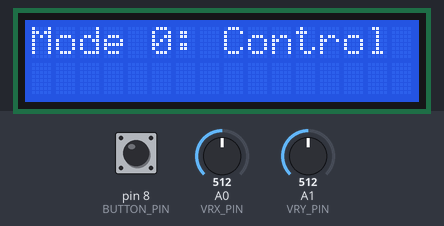
Recording of a sketch running on a simulated Arduino Uno, built with avr-gcc and run on an emulated ATmega328P. On the bench: 16×2 character LCD. Inputs (shaded band) come from the test bench; at power-on: pin 8 (BUTTON_PIN) HIGH, A0 (VRX_PIN) = 512, A1 (VRY_PIN) = 512. What the sketch prints to the serial monitor is not drawn.

Above: at 5.2 s.
At 8.4 s:
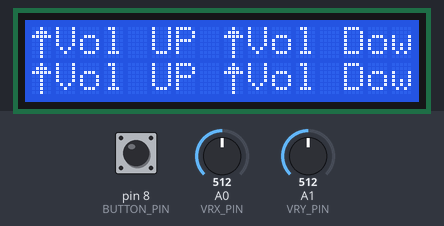
8.5 s: pin 8 (BUTTON_PIN) pulled LOW for 1 s
At 8.88 s:
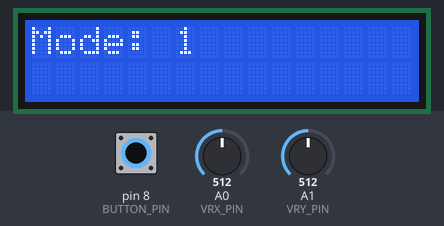
11.0 s: pin 8 (BUTTON_PIN) pulled LOW for 3.2 s
At 11.19 s:
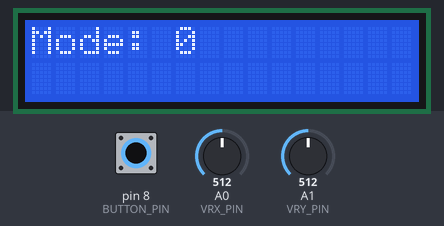
17.2 s: A0 (VRX_PIN) set to 213
18.7 s: A0 (VRX_PIN) set to 191
20.9 s: A0 (VRX_PIN) set to 210
23.9 s: A1 (VRY_PIN) set to 210
26.9 s: A1 (VRY_PIN) set to 188
Timing chart, 0 to 29.9 s (numbered marks = the images above; inputs shaded):
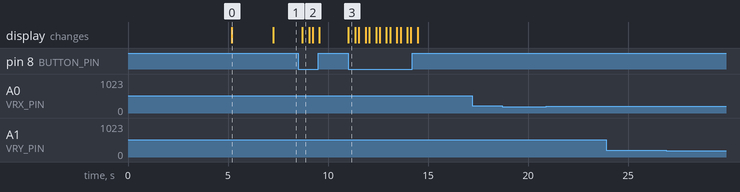

The sketch:

rfid_switchcase_joystick_withdisplay.ino
```cpp
#include <SPI.h>
#include <MFRC522.h>
#include <Wire.h>
#include <LiquidCrystal_I2C.h>

const int VRX_PIN = A0;    // Joystick X-axis
const int VRY_PIN = A1;    // Joystick Y-axis
const int BUTTON_PIN = 8;  // Button pin
const int LEFT_THRESHOLD = 200;
const int RIGHT_THRESHOLD = 850;
const int UP_THRESHOLD = 850;
const int DOWN_THRESHOLD = 200;

int xValue = 0;
int yValue = 0;
int buttonState = 0;
int mode = 0;  // Variable to keep track of the mode

#define SS_PIN 10
#define RST_PIN 9
MFRC522 mfrc522(SS_PIN, RST_PIN);  // Create MFRC522 instance

LiquidCrystal_I2C lcd(0x27, 16, 2);  // Set the LCD address to 0x27 for a 16 chars and 2 line display

// Define the custom characters for the arrows
byte upArrow[8] = {
  0b00100,
  0b01110,
  0b11111,
  0b00100,
  0b00100,
  0b00100,
  0b00100,
  0b00100
};

byte downArrow[8] = {
  0b00100,
  0b00100,
  0b00100,
  0b00100,
  0b11111,
  0b01110,
  0b00100,
  0b00000
};

byte leftArrow[8] = {
  0b00100,
  0b01100,
  0b11100,
  0b11111,
  0b11100,
  0b01100,
  0b00100,
  0b00000
};

byte rightArrow[8] = {
  0b00100,
  0b00110,
  0b00111,
  0b11111,
  0b00111,
  0b00110,
  0b00100,
  0b00000
};

bool hasRun = false;

void setup() {
  Serial.begin(9600);  // Start serial communication at 9600 baud
  pinMode(VRX_PIN, INPUT);
  pinMode(VRY_PIN, INPUT);
  pinMode(BUTTON_PIN, INPUT_PULLUP);  // Set button pin as input with pull-up resistor
  SPI.begin();                        // Init SPI bus
  mfrc522.PCD_Init();                 // Init MFRC522
  lcd.init();                         // Initialize the LCD
  lcd.backlight();                    // Turn on the backlight

  // Create the custom characters
  lcd.createChar(0, upArrow);
  lcd.createChar(1, downArrow);
  lcd.createChar(2, leftArrow);
  lcd.createChar(3, rightArrow);

  // Display the initial message
  lcd.setCursor(0, 0);
  lcd.print(" SCAN  RFID  TO ");
  lcd.setCursor(0, 1);
  lcd.print("   UNLOCK  PC   ");
  delay(5000);  // Display message for 5 seconds
  lcd.clear();
  lcd.setCursor(0, 0);
  lcd.print("Mode 0: Control");
  delay(2000);  // Display mode message for 2 seconds
  lcd.clear();
  lcd.setCursor(0, 0);
  lcd.write(byte(0));
  lcd.print("Vol UP");
  lcd.setCursor(8, 0);
  lcd.write(byte(0));
  lcd.print("Vol Down");
  lcd.setCursor(0, 1);
  lcd.write(byte(0));
  lcd.print("Vol UP");
  lcd.setCursor(8, 1);
  lcd.write(byte(0));
  lcd.print("Vol Down");
}

void loop() {
  sendJoystickCommand();
  checkRFID();
  delay(100);
}

void sendJoystickCommand() {
  xValue = analogRead(VRX_PIN);
  yValue = analogRead(VRY_PIN);
  buttonState = digitalRead(BUTTON_PIN);

  if (buttonState == LOW) {
    mode = (mode + 1) % 3;  // Cycle through 3 modes

    lcd.clear();
    lcd.print("Mode: ");
    lcd.print(mode);
    delay(300);  // Debounce delay
  }

  String command = "";

  switch (mode) {
    case 0:
      lcd.clear();
      lcd.setCursor(0, 0);
      lcd.write(byte(0));
      lcd.print("Vol UP");
      lcd.setCursor(8, 0);
      lcd.write(byte(0));
      lcd.print("Vol Down");
      lcd.setCursor(0, 1);
      lcd.write(byte(0));
      lcd.print("Vol UP");
      lcd.setCursor(8, 1);
      lcd.write(byte(0));
      lcd.print("Vol Down");
      //holdScreen();
      if (xValue > UP_THRESHOLD) {
        command = "x1";  // Volume Up
      } else if (xValue < DOWN_THRESHOLD) {
        command = "x2";  // Volume Down
      } else if (yValue > RIGHT_THRESHOLD) {
        command = "y1";  // Volume Up
      } else if (yValue < LEFT_THRESHOLD) {
        command = "y2";  // Volume Down
      }
      delay(50);
      break;
    case 1:
      lcd.clear();
      lcd.setCursor(0, 0);
      lcd.write(byte(0));
      lcd.print("Vol UP");
      lcd.setCursor(8, 0);
      lcd.write(byte(0));
      lcd.print("Vol Down");
      lcd.setCursor(0, 1);
      lcd.write(byte(0));
      lcd.print("Vol UP");
      lcd.setCursor(8, 1);
      lcd.write(byte(0));
      lcd.print("Vol Down");
      if (xValue > UP_THRESHOLD) {
        command = "x3";  // Custom action 1
      } else if (xValue < DOWN_THRESHOLD) {
        command = "x4";  // Custom action 2
      } else if (yValue > RIGHT_THRESHOLD) {
        command = "y3";  // Custom action 3
      } else if (yValue < LEFT_THRESHOLD) {
        command = "y4";  // Custom action 4
      }
      delay(50);
      break;
    case 2:
      lcd.clear();
      lcd.setCursor(0, 0);
      lcd.write(byte(0));
      lcd.print("Vol UP");
      lcd.setCursor(8, 0);
      lcd.write(byte(0));
      lcd.print("Vol Down");
      lcd.setCursor(0, 1);
      lcd.write(byte(0));
      lcd.print("Vol UP");
      lcd.setCursor(8, 1);
      lcd.write(byte(0));
      lcd.print("Vol Down");
      if (xValue > UP_THRESHOLD) {
        command = "x5";  // Custom action 5
      } else if (xValue < DOWN_THRESHOLD) {
        command = "x6";  // Custom action 6
      } else if (yValue > RIGHT_THRESHOLD) {
        command = "y5";  // Custom action 7
      } else if (yValue < LEFT_THRESHOLD) {
        command = "y6";  // Custom action 8
      }
      delay(50);
      break;
  }

  if (command != "") {
    Serial.println(command);
    delay(50);
  }
}

void checkRFID() {
  // Look for new card
  if (mfrc522.PICC_IsNewCardPresent() && mfrc522.PICC_ReadCardSerial()) {
    String card_ID = "";
    for (byte i = 0; i < mfrc522.uid.size; i++) {
      card_ID += String(mfrc522.uid.uidByte[i], HEX);
    }
    Serial.println(card_ID);  // Send the UID over serial
    delay(1000);              // Delay to avoid multiple reads
  }
}
```

Measured:
- after the input at 8.5 s, the display: changes after 0.22 s (image 2)
- after the input at 11.0 s, the display: changes at once (image 3)
- after the input at 17.2 s, every drawn part: stays the same
- after the input at 18.7 s, every drawn part: stays the same
- after the input at 20.9 s, every drawn part: stays the same
- after the input at 23.9 s, every drawn part: stays the same
- after the input at 26.9 s, every drawn part: stays the same
- what the display in image 0 shows lasts 2.1 s, from 5.2 s to 7.3 s
